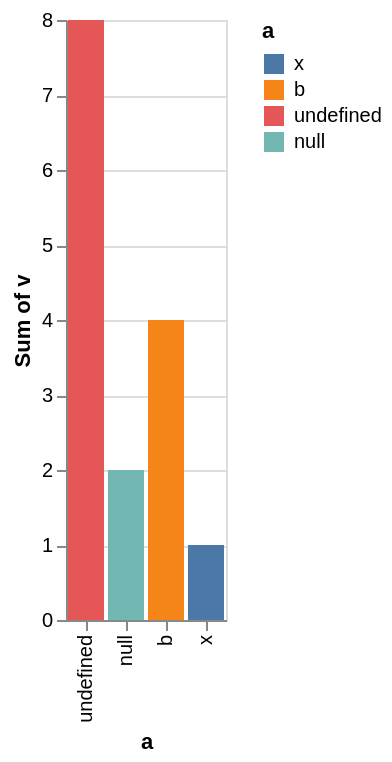

Describe this chart as a Vega-Lite specification.
### Vega-Lite specification from a JSON file in a GitHub repository (floating-point values rounded to 4 significant figures)
{"$schema": "https://vega.github.io/schema/vega-lite/v6.json", "data": {"values": [{"a": "x", "v": 1}, {"v": 3}, {"a": null, "v": 2}, {"a": "b", "v": 4}, {"v": 5}]}, "mark": "bar", "encoding": {"x": {"field": "a", "type": "nominal"}, "y": {"aggregate": "sum", "field": "v", "type": "quantitative"}, "color": {"field": "a", "type": "nominal", "sort": "descending"}}}
